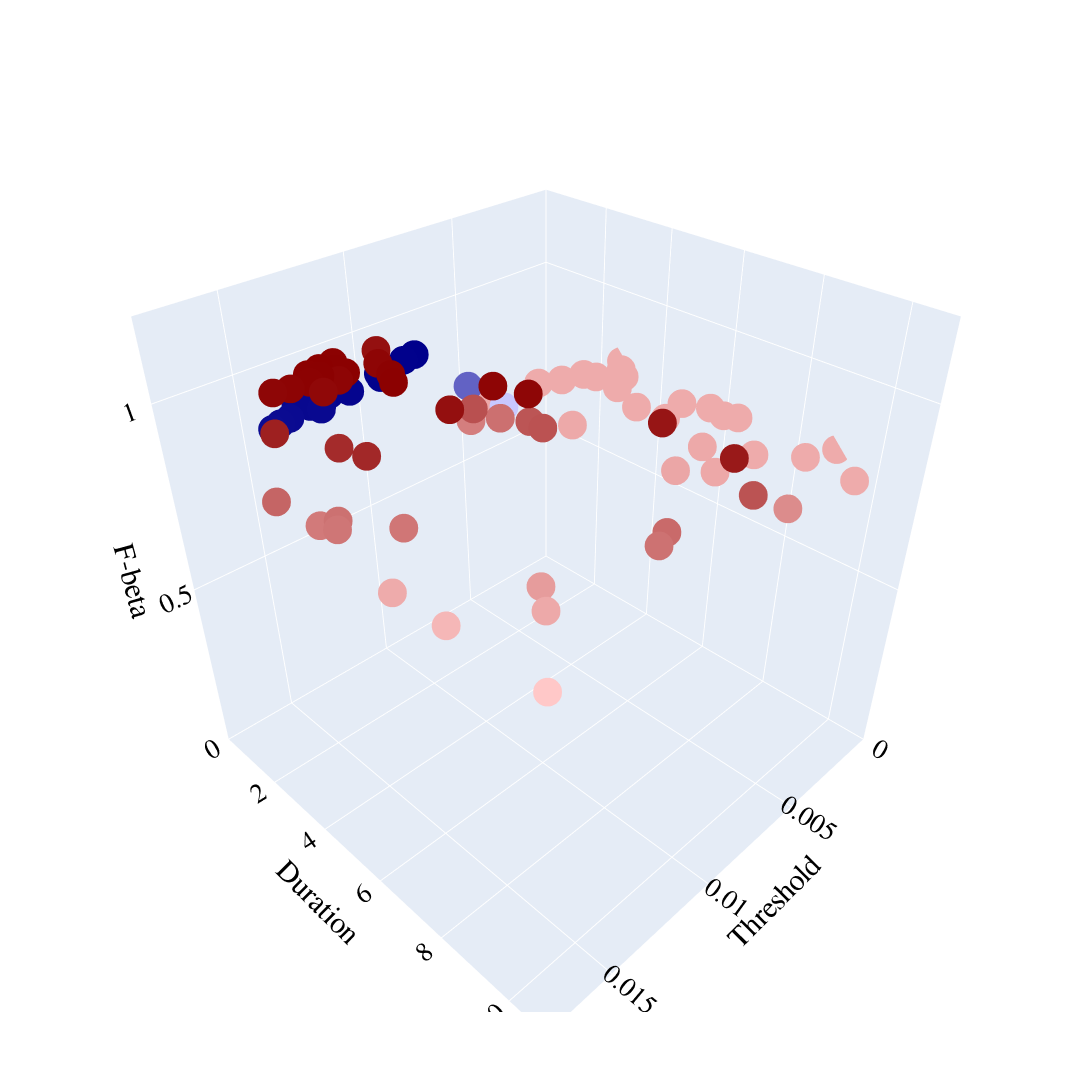

Notebook code for this chart:
### Code cell
import plotly.graph_objects as go
import numpy as np

# Load the data
D = np.load('D.npy')

# Get the number of rows in D
num_D = D.shape[0]

# Define stage_virtual_num to determine the cutoff for red vs. blue
stage_virtual_num = 65  # Set your desired value for stage_virtual_num, ensure it's an integer

# -----------------------
# Customization variables:
# -----------------------
FONT_FAMILY = 'Times New Roman'    # Global font family
GLOBAL_FONT_SIZE = 18              # Global font size for texts
AXIS_TITLE_FONT_SIZE = 30          # Font size for axis titles
TICK_FONT_SIZE = 18                # Font size for axis tick labels
MARKER_SIZE = 10                   # Marker size for scatter points (enlarged for better visibility)

# Color definitions for the red and blue color scales:
RED_LIGHT = 'rgb(255, 200, 200)'     # Light red
RED_DARK = 'rgb(139, 0, 0)'           # Dark red
BLUE_LIGHT = 'rgb(200, 200, 255)'     # Light blue
BLUE_DARK = 'rgb(0, 0, 139)'          # Dark blue

# -----------------------
# Split the data into parts
# -----------------------
thresholds = D[:, 0]
durations = D[:, 1]
F_beta = D[:, 2]

# Create a 3D scatter plot
fig = go.Figure()

# Define red color scale using the customization variables
red_colorscale = [
    [0.0, RED_LIGHT],
    [1.0, RED_DARK]
]

# Add red-colored points for the first stage_virtual_num data
fig.add_trace(go.Scatter3d(
    x=thresholds[:stage_virtual_num],      # x-axis data (first part)
    y=durations[:stage_virtual_num],         # y-axis data (first part)
    z=F_beta[:stage_virtual_num],            # z-axis data (first part)
    mode='markers',
    marker=dict(
        size=MARKER_SIZE,
        color=F_beta[:stage_virtual_num],    # color determined by F-beta values
        colorscale=red_colorscale,
        showscale=False                      # Cancel colorbar
    ),
    name='Virtual Environment Optimization',
    showlegend=False                         # Cancel legend
))

# Define blue color scale using the customization variables
blue_colorscale = [
    [0.0, BLUE_LIGHT],
    [1.0, BLUE_DARK]
]

# Add blue-colored points for the remaining data
fig.add_trace(go.Scatter3d(
    x=thresholds[stage_virtual_num:],      # x-axis data (second part)
    y=durations[stage_virtual_num:],         # y-axis data (second part)
    z=F_beta[stage_virtual_num:],            # z-axis data (second part)
    mode='markers',
    marker=dict(
        size=MARKER_SIZE,
        color=F_beta[stage_virtual_num:],    # color determined by F-beta values
        colorscale=blue_colorscale,
        showscale=False                      # Cancel colorbar
    ),
    name='Real World Optimization',
    showlegend=False                         # Cancel legend
))

# Set axis labels, fonts, axis limits, and ranges
fig.update_layout(
    scene=dict(
        xaxis=dict(
            title='Threshold',
            titlefont=dict(family=FONT_FAMILY, size=AXIS_TITLE_FONT_SIZE, color='black'),
            tickfont=dict(family=FONT_FAMILY, size=TICK_FONT_SIZE, color='black'),
            range=[0, 0.018]   # x-axis range
        ),
        yaxis=dict(
            title='Duration',
            titlefont=dict(family=FONT_FAMILY, size=AXIS_TITLE_FONT_SIZE, color='black'),
            tickfont=dict(family=FONT_FAMILY, size=TICK_FONT_SIZE, color='black'),
            range=[0, 11]     # y-axis range
        ),
        zaxis=dict(
            title='F-beta',
            titlefont=dict(family=FONT_FAMILY, size=AXIS_TITLE_FONT_SIZE, color='black'),
            tickfont=dict(family=FONT_FAMILY, size=TICK_FONT_SIZE, color='black'),
            range=[0.0, 1.2]  # z-axis range
        ),
        camera=dict(
            eye=dict(x=1.25, y=1.25, z=1.25),
            projection=dict(type="perspective")  # Use perspective projection
        )
    ),
    font=dict(family=FONT_FAMILY, size=GLOBAL_FONT_SIZE, color='black'),  # Global font settings
    autosize=False,
    width=1600,   # Figure width in pixels
    height=1600,  # Figure height in pixels
    showlegend=False  # Global setting to cancel legend
)

# Show the plot
fig.show()

### Figure 1 — Plotly figure (JSON) as saved in the notebook; plotly's stock layout.template omitted (floating-point values rounded to 4 significant figures)
{"data": [{"marker": {"color": [1.047, 0.8025, 0.911, 0.8113, 1.062, 1.089, 0.8839, 0.8025, 1.079, 0.8025, 0.8025, 1.086, 0.7834, 1.086, 0.7543, 0.8063, 1.035, 1.063, 0.8025, 0.9553, 1.08, 0.892, 0.8025, 0.8025, 0.8025, 0.8025, 0.8025, 1.016, 0.8035, 1.088, 1.053, 0.8025, 0.807, 0.8275, 1.085, 1.086, 0.8025, 1.081, 0.9016, 0.9496, 1.087, 0.8065, 0.9463, 0.8025, 0.898, 0.9508, 0.8025, 0.9201, 1.022, 0.8064, 1.086, 0.8075, 1.087, 0.8025, 1.079, 0.8025, 0.8545, 1.08, 1.074, 0.8787, 0.9001, 1.079, 0.8907, 0.8025, 0.8025], "colorscale": [[0, "rgb(255, 200, 200)"], [1, "rgb(139, 0, 0)"]], "showscale": false, "size": 10}, "mode": "markers", "name": "Virtual Environment Optimization", "showlegend": false, "type": "scatter3d", "x": [0.00852, 0.002498, 0.01035, 0.00547, 0.01155, 0.01416, 0.01692, 0.003899, 0.01599, 0.003056, 0.0007887, 0.01277, 0.0162, 0.01353, 0.01579, 0.01402, 0.01679, 0.01259, 0.0006822, 0.01004, 0.01246, 0.01678, 0.0007037, 0.001525, 0.002606, 0.0001173, 0.002013, 0.01567, 0.01654, 0.01443, 0.008496, 0.002706, 0.006881, 0.0136, 0.01487, 0.01307, 0.001094, 0.01549, 0.008835, 0.00774, 0.01378, 0.003424, 0.00915, 0.0001138, 0.01082, 0.009248, 0.001361, 0.01752, 0.01547, 0.005522, 0.01463, 0.00451, 0.01372, 0.002087, 0.01094, 0.001265, 0.005656, 0.01406, 0.01479, 0.009247, 0.01659, 0.01053, 0.01533, 0.0009245, 0.001904], "y": [9.822, 7.84, 9.339, 7.153, 2.146, 2.458, 4.496, 2.114, 2.558, 2.395, 5.84, 3.6, 7.428, 2.388, 9.676, 8.555, 3.253, 5.173, 6.581, 4.028, 2.945, 4.928, 3.032, 9.959, 5.423, 8.969, 3.625, 4.253, 6.219, 2.726, 8.177, 4.6, 2.01, 8.172, 2.774, 3.91, 3.34, 2.688, 4.026, 9.994, 2.686, 6.876, 5.118, 2.719, 9.407, 5.548, 8.683, 3.723, 4.918, 4.197, 2.488, 7.739, 2.954, 2.558, 5.254, 5.234, 9.986, 3.007, 3.122, 3.374, 4.797, 5.953, 5.716, 6.288, 2.865], "z": [1.047, 0.8025, 0.911, 0.8113, 1.062, 1.089, 0.8839, 0.8025, 1.079, 0.8025, 0.8025, 1.086, 0.7834, 1.086, 0.7543, 0.8063, 1.035, 1.063, 0.8025, 0.9553, 1.08, 0.892, 0.8025, 0.8025, 0.8025, 0.8025, 0.8025, 1.016, 0.8035, 1.088, 1.053, 0.8025, 0.807, 0.8275, 1.085, 1.086, 0.8025, 1.081, 0.9016, 0.9496, 1.087, 0.8065, 0.9463, 0.8025, 0.898, 0.9508, 0.8025, 0.9201, 1.022, 0.8064, 1.086, 0.8075, 1.087, 0.8025, 1.079, 0.8025, 0.8545, 1.08, 1.074, 0.8787, 0.9001, 1.079, 0.8907, 0.8025, 0.8025]}, {"marker": {"color": [1.037, 1.035, 1.037, 1.041, 1.041, 1.031, 1.033, 1.043, 1.043, 1.034, 0.9251, 1.039, 0.8036, 1.037, 1.04, 1.029, 1.034, 1.032, 1.028, 1.036], "colorscale": [[0, "rgb(200, 200, 255)"], [1, "rgb(0, 0, 139)"]], "showscale": false, "size": 10}, "mode": "markers", "name": "Real World Optimization", "showlegend": false, "type": "scatter3d", "x": [0.01396, 0.01462, 0.0142, 0.0122, 0.01098, 0.01584, 0.01499, 0.01047, 0.01185, 0.01532, 0.008451, 0.01358, 0.006263, 0.01355, 0.0123, 0.01622, 0.01466, 0.01483, 0.01657, 0.01413], "y": [2.603, 2.65, 2.534, 2.713, 2.574, 2.879, 2.796, 2.547, 2.657, 2.62, 2.759, 2.439, 2.436, 2.867, 2.866, 2.914, 2.89, 3.019, 2.973, 2.692], "z": [1.037, 1.035, 1.037, 1.041, 1.041, 1.031, 1.033, 1.043, 1.043, 1.034, 0.9251, 1.039, 0.8036, 1.037, 1.04, 1.029, 1.034, 1.032, 1.028, 1.036]}], "layout": {"autosize": false, "font": {"color": "black", "family": "Times New Roman", "size": 18}, "height": 1600, "scene": {"camera": {"eye": {"x": 1.25, "y": 1.25, "z": 1.25}, "projection": {"type": "perspective"}}, "xaxis": {"range": [0, 0.018], "tickfont": {"color": "black", "family": "Times New Roman", "size": 18}, "title": {"font": {"color": "black", "family": "Times New Roman", "size": 30}, "text": "Threshold"}}, "yaxis": {"range": [0, 11], "tickfont": {"color": "black", "family": "Times New Roman", "size": 18}, "title": {"font": {"color": "black", "family": "Times New Roman", "size": 30}, "text": "Duration"}}, "zaxis": {"range": [0, 1.2], "tickfont": {"color": "black", "family": "Times New Roman", "size": 18}, "title": {"font": {"color": "black", "family": "Times New Roman", "size": 30}, "text": "F-beta"}}}, "showlegend": false, "width": 1600}}
